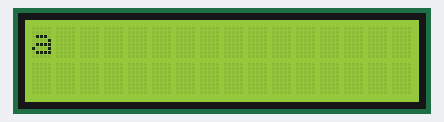
Simulated run of this sketch. Board: Arduino Uno, built with avr-gcc and run on an emulated ATmega328P. Shown: 16×2 character LCD.

Above: at 0.16 s.
At 4.96 s:
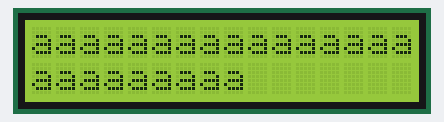
At 9.97 s:
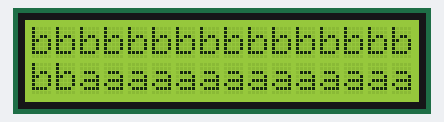
At 19.98 s:
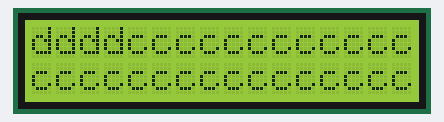
At 29.8 s:
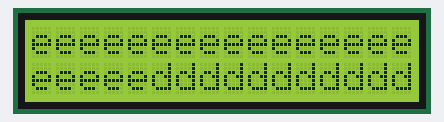
At 39.81 s:
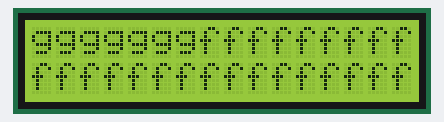

The sketch:

arduino_lcd_autoscroll.ino
```cpp
// include the library code:
#include <LiquidCrystal.h>

// initialize the library by associating any needed LCD interface pin
// with the arduino pin number it is connected to
const int rs = 12, en = 11, d4 = 5, d5 = 4, d6 = 3, d7 = 2;
LiquidCrystal lcd(rs, en, d4, d5, d6, d7);

// these constants won't change.  But you can change the size of
// your LCD using them:
const int numRows = 2;
const int numCols = 16;

void setup() {
  // set up the LCD's number of columns and rows:
  lcd.begin(numCols, numRows);
}

void loop() {
  // loop from ASCII 'a' to ASCII 'z':
  for (int thisLetter = 'a'; thisLetter <= 'z'; thisLetter++) {
    // loop over the columns:
    for (int  thisRow = 0; thisRow < numRows; thisRow++) {
      // loop over the rows:
      for (int thisCol = 0; thisCol < numCols; thisCol++) {
        // set the cursor position:
        lcd.setCursor(thisCol, thisRow);
        // print the letter:
        lcd.write(thisLetter);
        delay(200);
      }
    }
  }
}
```
